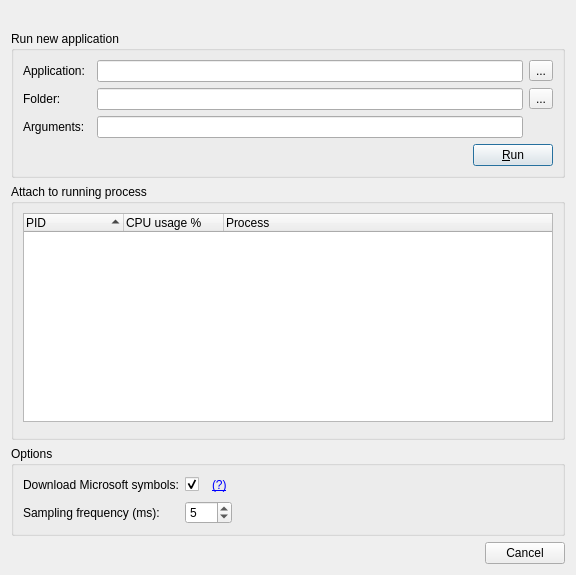
<?xml version="1.0" encoding="UTF-8"?>
<ui version="4.0">
 <class>NewDialog</class>
 <widget class="QDialog" name="NewDialog">
  <property name="geometry">
   <rect>
    <x>0</x>
    <y>0</y>
    <width>576</width>
    <height>575</height>
   </rect>
  </property>
  <property name="windowTitle">
   <string>New</string>
  </property>
  <layout class="QVBoxLayout" name="verticalLayout_2">
   <item>
    <layout class="QHBoxLayout" name="horizontalLayout" stretch="0,1">
     <item>
      <widget class="QLabel" name="lblIcon">
       <property name="text">
        <string/>
       </property>
      </widget>
     </item>
     <item>
      <widget class="QLabel" name="lblInfo">
       <property name="text">
        <string/>
       </property>
      </widget>
     </item>
    </layout>
   </item>
   <item>
    <widget class="QGroupBox" name="grpRunNew">
     <property name="sizePolicy">
      <sizepolicy hsizetype="Preferred" vsizetype="Fixed">
       <horstretch>0</horstretch>
       <verstretch>0</verstretch>
      </sizepolicy>
     </property>
     <property name="title">
      <string>Run new application</string>
     </property>
     <layout class="QGridLayout" name="gridLayout">
      <item row="0" column="0">
       <widget class="QLabel" name="lblRunNewApplication">
        <property name="text">
         <string>Application:</string>
        </property>
        <property name="buddy">
         <cstring>lineRunNewApplication</cstring>
        </property>
       </widget>
      </item>
      <item row="1" column="0" colspan="2">
       <widget class="QLabel" name="lblRunNewFolder">
        <property name="text">
         <string>Folder:</string>
        </property>
        <property name="buddy">
         <cstring>lineRunNewFolder</cstring>
        </property>
       </widget>
      </item>
      <item row="2" column="0" colspan="2">
       <widget class="QLabel" name="lblRunNewArguments">
        <property name="text">
         <string>Arguments:</string>
        </property>
        <property name="buddy">
         <cstring>lineRunNewArguments</cstring>
        </property>
       </widget>
      </item>
      <item row="2" column="2">
       <widget class="QLineEdit" name="lineRunNewArguments"/>
      </item>
      <item row="1" column="3">
       <widget class="QToolButton" name="btnRunNewFolder">
        <property name="text">
         <string>...</string>
        </property>
       </widget>
      </item>
      <item row="0" column="2">
       <widget class="QLineEdit" name="lineRunNewApplication"/>
      </item>
      <item row="1" column="2">
       <widget class="QLineEdit" name="lineRunNewFolder"/>
      </item>
      <item row="0" column="3">
       <widget class="QToolButton" name="btnRunNewApplication">
        <property name="text">
         <string>...</string>
        </property>
       </widget>
      </item>
      <item row="3" column="2" colspan="2" alignment="Qt::AlignRight">
       <widget class="QPushButton" name="btnRunNew">
        <property name="sizePolicy">
         <sizepolicy hsizetype="Fixed" vsizetype="Fixed">
          <horstretch>0</horstretch>
          <verstretch>0</verstretch>
         </sizepolicy>
        </property>
        <property name="text">
         <string>&amp;Run</string>
        </property>
       </widget>
      </item>
     </layout>
    </widget>
   </item>
   <item>
    <widget class="QGroupBox" name="grpAttach">
     <property name="title">
      <string>Attach to running process</string>
     </property>
     <layout class="QVBoxLayout" name="verticalLayout">
      <item>
       <widget class="QTreeWidget" name="treeAttach">
        <property name="editTriggers">
         <set>QAbstractItemView::NoEditTriggers</set>
        </property>
        <property name="rootIsDecorated">
         <bool>false</bool>
        </property>
        <property name="sortingEnabled">
         <bool>true</bool>
        </property>
        <property name="columnCount">
         <number>3</number>
        </property>
        <attribute name="headerStretchLastSection">
         <bool>true</bool>
        </attribute>
        <column>
         <property name="text">
          <string>PID</string>
         </property>
        </column>
        <column>
         <property name="text">
          <string>CPU usage %</string>
         </property>
        </column>
        <column>
         <property name="text">
          <string>Process</string>
         </property>
        </column>
       </widget>
      </item>
      <item>
       <widget class="QDialogButtonBox" name="btnAttach"/>
      </item>
     </layout>
    </widget>
   </item>
   <item>
    <widget class="QGroupBox" name="grpOptions">
     <property name="sizePolicy">
      <sizepolicy hsizetype="Preferred" vsizetype="Fixed">
       <horstretch>0</horstretch>
       <verstretch>0</verstretch>
      </sizepolicy>
     </property>
     <property name="title">
      <string>Options</string>
     </property>
     <layout class="QGridLayout" name="gridLayout_2" columnstretch="0,0,0,0">
      <item row="0" column="1">
       <widget class="QCheckBox" name="chkDownloadSymbols">
        <property name="text">
         <string/>
        </property>
        <property name="checked">
         <bool>true</bool>
        </property>
       </widget>
      </item>
      <item row="0" column="0">
       <widget class="QLabel" name="lblDownloadSymbols">
        <property name="text">
         <string>Download Microsoft symbols:</string>
        </property>
       </widget>
      </item>
      <item row="2" column="1" colspan="2">
       <widget class="QSpinBox" name="spnOptionsSamplingFreq">
        <property name="sizePolicy">
         <sizepolicy hsizetype="Fixed" vsizetype="Fixed">
          <horstretch>0</horstretch>
          <verstretch>0</verstretch>
         </sizepolicy>
        </property>
        <property name="minimum">
         <number>1</number>
        </property>
        <property name="maximum">
         <number>100</number>
        </property>
        <property name="value">
         <number>5</number>
        </property>
       </widget>
      </item>
      <item row="2" column="0">
       <widget class="QLabel" name="lblOptionsSamplingFreq">
        <property name="text">
         <string>Sampling frequency (ms):</string>
        </property>
        <property name="buddy">
         <cstring>spnOptionsSamplingFreq</cstring>
        </property>
       </widget>
      </item>
      <item row="0" column="2">
       <widget class="QLabel" name="lblDownloadInfo">
        <property name="text">
         <string>&lt;a href=&quot;?&quot;&gt;(?)&lt;/a&gt;</string>
        </property>
       </widget>
      </item>
      <item row="0" column="3">
       <spacer name="horizontalSpacer">
        <property name="orientation">
         <enum>Qt::Horizontal</enum>
        </property>
        <property name="sizeHint" stdset="0">
         <size>
          <width>40</width>
          <height>20</height>
         </size>
        </property>
       </spacer>
      </item>
     </layout>
    </widget>
   </item>
   <item>
    <widget class="QDialogButtonBox" name="btnCancel">
     <property name="orientation">
      <enum>Qt::Horizontal</enum>
     </property>
     <property name="standardButtons">
      <set>QDialogButtonBox::Cancel</set>
     </property>
    </widget>
   </item>
  </layout>
 </widget>
 <tabstops>
  <tabstop>lineRunNewApplication</tabstop>
  <tabstop>btnRunNewApplication</tabstop>
  <tabstop>lineRunNewFolder</tabstop>
  <tabstop>btnRunNewFolder</tabstop>
  <tabstop>lineRunNewArguments</tabstop>
  <tabstop>btnRunNew</tabstop>
  <tabstop>treeAttach</tabstop>
  <tabstop>spnOptionsSamplingFreq</tabstop>
 </tabstops>
 <resources/>
 <connections>
  <connection>
   <sender>btnCancel</sender>
   <signal>accepted()</signal>
   <receiver>NewDialog</receiver>
   <slot>accept()</slot>
   <hints>
    <hint type="sourcelabel">
     <x>248</x>
     <y>254</y>
    </hint>
    <hint type="destinationlabel">
     <x>157</x>
     <y>274</y>
    </hint>
   </hints>
  </connection>
  <connection>
   <sender>btnCancel</sender>
   <signal>rejected()</signal>
   <receiver>NewDialog</receiver>
   <slot>reject()</slot>
   <hints>
    <hint type="sourcelabel">
     <x>316</x>
     <y>260</y>
    </hint>
    <hint type="destinationlabel">
     <x>286</x>
     <y>274</y>
    </hint>
   </hints>
  </connection>
 </connections>
</ui>
